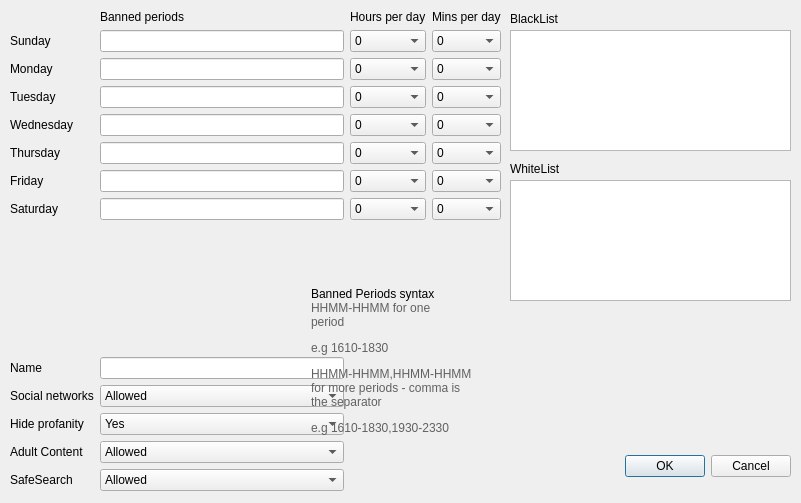
<?xml version="1.0" encoding="UTF-8"?>
<ui version="4.0">
 <class>Dialog</class>
 <widget class="QDialog" name="Dialog">
  <property name="geometry">
   <rect>
    <x>0</x>
    <y>0</y>
    <width>801</width>
    <height>503</height>
   </rect>
  </property>
  <property name="windowTitle">
   <string>Manage profile</string>
  </property>
  <property name="modal">
   <bool>true</bool>
  </property>
  <widget class="QDialogButtonBox" name="buttonBox">
   <property name="geometry">
    <rect>
     <x>620</x>
     <y>450</y>
     <width>171</width>
     <height>32</height>
    </rect>
   </property>
   <property name="orientation">
    <enum>Qt::Horizontal</enum>
   </property>
   <property name="standardButtons">
    <set>QDialogButtonBox::Cancel|QDialogButtonBox::Ok</set>
   </property>
  </widget>
  <widget class="QWidget" name="verticalLayoutWidget">
   <property name="geometry">
    <rect>
     <x>10</x>
     <y>10</y>
     <width>491</width>
     <height>481</height>
    </rect>
   </property>
   <layout class="QGridLayout" name="gridLayout">
    <item row="13" column="1">
     <widget class="QComboBox" name="HideProfanity">
      <property name="minimumSize">
       <size>
        <width>105</width>
        <height>0</height>
       </size>
      </property>
      <item>
       <property name="text">
        <string>Yes</string>
       </property>
      </item>
      <item>
       <property name="text">
        <string>No</string>
       </property>
      </item>
     </widget>
    </item>
    <item row="1" column="1">
     <widget class="QLabel" name="label_8">
      <property name="text">
       <string>Banned periods</string>
      </property>
     </widget>
    </item>
    <item row="6" column="3">
     <widget class="QComboBox" name="th_mins">
      <item>
       <property name="text">
        <string>0</string>
       </property>
      </item>
      <item>
       <property name="text">
        <string>10</string>
       </property>
      </item>
      <item>
       <property name="text">
        <string>20</string>
       </property>
      </item>
      <item>
       <property name="text">
        <string>30</string>
       </property>
      </item>
      <item>
       <property name="text">
        <string>40</string>
       </property>
      </item>
      <item>
       <property name="text">
        <string>50</string>
       </property>
      </item>
      <item>
       <property name="text">
        <string>60</string>
       </property>
      </item>
     </widget>
    </item>
    <item row="2" column="2">
     <widget class="QComboBox" name="su_hours">
      <item>
       <property name="text">
        <string>0</string>
       </property>
      </item>
      <item>
       <property name="text">
        <string>1</string>
       </property>
      </item>
      <item>
       <property name="text">
        <string>2</string>
       </property>
      </item>
      <item>
       <property name="text">
        <string>3</string>
       </property>
      </item>
      <item>
       <property name="text">
        <string>4</string>
       </property>
      </item>
      <item>
       <property name="text">
        <string>5</string>
       </property>
      </item>
      <item>
       <property name="text">
        <string>6</string>
       </property>
      </item>
      <item>
       <property name="text">
        <string>7</string>
       </property>
      </item>
      <item>
       <property name="text">
        <string>8</string>
       </property>
      </item>
      <item>
       <property name="text">
        <string>9</string>
       </property>
      </item>
      <item>
       <property name="text">
        <string>10</string>
       </property>
      </item>
      <item>
       <property name="text">
        <string>11</string>
       </property>
      </item>
      <item>
       <property name="text">
        <string>12</string>
       </property>
      </item>
      <item>
       <property name="text">
        <string>13</string>
       </property>
      </item>
      <item>
       <property name="text">
        <string>14</string>
       </property>
      </item>
      <item>
       <property name="text">
        <string>15</string>
       </property>
      </item>
      <item>
       <property name="text">
        <string>16</string>
       </property>
      </item>
      <item>
       <property name="text">
        <string>17</string>
       </property>
      </item>
      <item>
       <property name="text">
        <string>18</string>
       </property>
      </item>
      <item>
       <property name="text">
        <string>19</string>
       </property>
      </item>
      <item>
       <property name="text">
        <string>20</string>
       </property>
      </item>
      <item>
       <property name="text">
        <string>21</string>
       </property>
      </item>
      <item>
       <property name="text">
        <string>22</string>
       </property>
      </item>
      <item>
       <property name="text">
        <string>23</string>
       </property>
      </item>
     </widget>
    </item>
    <item row="8" column="2">
     <widget class="QComboBox" name="sa_hours">
      <item>
       <property name="text">
        <string>0</string>
       </property>
      </item>
      <item>
       <property name="text">
        <string>1</string>
       </property>
      </item>
      <item>
       <property name="text">
        <string>2</string>
       </property>
      </item>
      <item>
       <property name="text">
        <string>3</string>
       </property>
      </item>
      <item>
       <property name="text">
        <string>4</string>
       </property>
      </item>
      <item>
       <property name="text">
        <string>5</string>
       </property>
      </item>
      <item>
       <property name="text">
        <string>6</string>
       </property>
      </item>
      <item>
       <property name="text">
        <string>7</string>
       </property>
      </item>
      <item>
       <property name="text">
        <string>8</string>
       </property>
      </item>
      <item>
       <property name="text">
        <string>9</string>
       </property>
      </item>
      <item>
       <property name="text">
        <string>10</string>
       </property>
      </item>
      <item>
       <property name="text">
        <string>11</string>
       </property>
      </item>
      <item>
       <property name="text">
        <string>12</string>
       </property>
      </item>
      <item>
       <property name="text">
        <string>13</string>
       </property>
      </item>
      <item>
       <property name="text">
        <string>14</string>
       </property>
      </item>
      <item>
       <property name="text">
        <string>15</string>
       </property>
      </item>
      <item>
       <property name="text">
        <string>16</string>
       </property>
      </item>
      <item>
       <property name="text">
        <string>17</string>
       </property>
      </item>
      <item>
       <property name="text">
        <string>18</string>
       </property>
      </item>
      <item>
       <property name="text">
        <string>19</string>
       </property>
      </item>
      <item>
       <property name="text">
        <string>20</string>
       </property>
      </item>
      <item>
       <property name="text">
        <string>21</string>
       </property>
      </item>
      <item>
       <property name="text">
        <string>22</string>
       </property>
      </item>
      <item>
       <property name="text">
        <string>23</string>
       </property>
      </item>
     </widget>
    </item>
    <item row="8" column="0">
     <widget class="QLabel" name="label_7">
      <property name="text">
       <string>Saturday</string>
      </property>
     </widget>
    </item>
    <item row="2" column="3">
     <widget class="QComboBox" name="su_mins">
      <item>
       <property name="text">
        <string>0</string>
       </property>
      </item>
      <item>
       <property name="text">
        <string>10</string>
       </property>
      </item>
      <item>
       <property name="text">
        <string>20</string>
       </property>
      </item>
      <item>
       <property name="text">
        <string>30</string>
       </property>
      </item>
      <item>
       <property name="text">
        <string>40</string>
       </property>
      </item>
      <item>
       <property name="text">
        <string>50</string>
       </property>
      </item>
      <item>
       <property name="text">
        <string>60</string>
       </property>
      </item>
     </widget>
    </item>
    <item row="7" column="2">
     <widget class="QComboBox" name="fr_hours">
      <item>
       <property name="text">
        <string>0</string>
       </property>
      </item>
      <item>
       <property name="text">
        <string>1</string>
       </property>
      </item>
      <item>
       <property name="text">
        <string>2</string>
       </property>
      </item>
      <item>
       <property name="text">
        <string>3</string>
       </property>
      </item>
      <item>
       <property name="text">
        <string>4</string>
       </property>
      </item>
      <item>
       <property name="text">
        <string>5</string>
       </property>
      </item>
      <item>
       <property name="text">
        <string>6</string>
       </property>
      </item>
      <item>
       <property name="text">
        <string>7</string>
       </property>
      </item>
      <item>
       <property name="text">
        <string>8</string>
       </property>
      </item>
      <item>
       <property name="text">
        <string>9</string>
       </property>
      </item>
      <item>
       <property name="text">
        <string>10</string>
       </property>
      </item>
      <item>
       <property name="text">
        <string>11</string>
       </property>
      </item>
      <item>
       <property name="text">
        <string>12</string>
       </property>
      </item>
      <item>
       <property name="text">
        <string>13</string>
       </property>
      </item>
      <item>
       <property name="text">
        <string>14</string>
       </property>
      </item>
      <item>
       <property name="text">
        <string>15</string>
       </property>
      </item>
      <item>
       <property name="text">
        <string>16</string>
       </property>
      </item>
      <item>
       <property name="text">
        <string>17</string>
       </property>
      </item>
      <item>
       <property name="text">
        <string>18</string>
       </property>
      </item>
      <item>
       <property name="text">
        <string>19</string>
       </property>
      </item>
      <item>
       <property name="text">
        <string>20</string>
       </property>
      </item>
      <item>
       <property name="text">
        <string>21</string>
       </property>
      </item>
      <item>
       <property name="text">
        <string>22</string>
       </property>
      </item>
      <item>
       <property name="text">
        <string>23</string>
       </property>
      </item>
     </widget>
    </item>
    <item row="3" column="0">
     <widget class="QLabel" name="label_2">
      <property name="text">
       <string>Monday</string>
      </property>
     </widget>
    </item>
    <item row="3" column="1">
     <widget class="QLineEdit" name="mo_banned"/>
    </item>
    <item row="10" column="1">
     <spacer name="horizontalSpacer">
      <property name="orientation">
       <enum>Qt::Horizontal</enum>
      </property>
      <property name="sizeHint" stdset="0">
       <size>
        <width>40</width>
        <height>20</height>
       </size>
      </property>
     </spacer>
    </item>
    <item row="11" column="1">
     <widget class="QLineEdit" name="name"/>
    </item>
    <item row="2" column="1">
     <widget class="QLineEdit" name="su_banned"/>
    </item>
    <item row="6" column="1">
     <widget class="QLineEdit" name="th_banned"/>
    </item>
    <item row="4" column="1">
     <widget class="QLineEdit" name="tu_banned"/>
    </item>
    <item row="5" column="2">
     <widget class="QComboBox" name="we_hours">
      <item>
       <property name="text">
        <string>0</string>
       </property>
      </item>
      <item>
       <property name="text">
        <string>1</string>
       </property>
      </item>
      <item>
       <property name="text">
        <string>2</string>
       </property>
      </item>
      <item>
       <property name="text">
        <string>3</string>
       </property>
      </item>
      <item>
       <property name="text">
        <string>4</string>
       </property>
      </item>
      <item>
       <property name="text">
        <string>5</string>
       </property>
      </item>
      <item>
       <property name="text">
        <string>6</string>
       </property>
      </item>
      <item>
       <property name="text">
        <string>7</string>
       </property>
      </item>
      <item>
       <property name="text">
        <string>8</string>
       </property>
      </item>
      <item>
       <property name="text">
        <string>9</string>
       </property>
      </item>
      <item>
       <property name="text">
        <string>10</string>
       </property>
      </item>
      <item>
       <property name="text">
        <string>11</string>
       </property>
      </item>
      <item>
       <property name="text">
        <string>12</string>
       </property>
      </item>
      <item>
       <property name="text">
        <string>13</string>
       </property>
      </item>
      <item>
       <property name="text">
        <string>14</string>
       </property>
      </item>
      <item>
       <property name="text">
        <string>15</string>
       </property>
      </item>
      <item>
       <property name="text">
        <string>16</string>
       </property>
      </item>
      <item>
       <property name="text">
        <string>17</string>
       </property>
      </item>
      <item>
       <property name="text">
        <string>18</string>
       </property>
      </item>
      <item>
       <property name="text">
        <string>19</string>
       </property>
      </item>
      <item>
       <property name="text">
        <string>20</string>
       </property>
      </item>
      <item>
       <property name="text">
        <string>21</string>
       </property>
      </item>
      <item>
       <property name="text">
        <string>22</string>
       </property>
      </item>
      <item>
       <property name="text">
        <string>23</string>
       </property>
      </item>
     </widget>
    </item>
    <item row="11" column="0">
     <widget class="QLabel" name="label_14">
      <property name="text">
       <string>Name</string>
      </property>
     </widget>
    </item>
    <item row="1" column="3">
     <widget class="QLabel" name="label_10">
      <property name="text">
       <string>Mins per day</string>
      </property>
     </widget>
    </item>
    <item row="5" column="1">
     <widget class="QLineEdit" name="we_banned"/>
    </item>
    <item row="4" column="0">
     <widget class="QLabel" name="label_3">
      <property name="text">
       <string>Tuesday</string>
      </property>
     </widget>
    </item>
    <item row="7" column="0">
     <widget class="QLabel" name="label_6">
      <property name="text">
       <string>Friday</string>
      </property>
     </widget>
    </item>
    <item row="6" column="2">
     <widget class="QComboBox" name="th_hours">
      <item>
       <property name="text">
        <string>0</string>
       </property>
      </item>
      <item>
       <property name="text">
        <string>1</string>
       </property>
      </item>
      <item>
       <property name="text">
        <string>2</string>
       </property>
      </item>
      <item>
       <property name="text">
        <string>3</string>
       </property>
      </item>
      <item>
       <property name="text">
        <string>4</string>
       </property>
      </item>
      <item>
       <property name="text">
        <string>5</string>
       </property>
      </item>
      <item>
       <property name="text">
        <string>6</string>
       </property>
      </item>
      <item>
       <property name="text">
        <string>7</string>
       </property>
      </item>
      <item>
       <property name="text">
        <string>8</string>
       </property>
      </item>
      <item>
       <property name="text">
        <string>9</string>
       </property>
      </item>
      <item>
       <property name="text">
        <string>10</string>
       </property>
      </item>
      <item>
       <property name="text">
        <string>11</string>
       </property>
      </item>
      <item>
       <property name="text">
        <string>12</string>
       </property>
      </item>
      <item>
       <property name="text">
        <string>13</string>
       </property>
      </item>
      <item>
       <property name="text">
        <string>14</string>
       </property>
      </item>
      <item>
       <property name="text">
        <string>15</string>
       </property>
      </item>
      <item>
       <property name="text">
        <string>16</string>
       </property>
      </item>
      <item>
       <property name="text">
        <string>17</string>
       </property>
      </item>
      <item>
       <property name="text">
        <string>18</string>
       </property>
      </item>
      <item>
       <property name="text">
        <string>19</string>
       </property>
      </item>
      <item>
       <property name="text">
        <string>20</string>
       </property>
      </item>
      <item>
       <property name="text">
        <string>21</string>
       </property>
      </item>
      <item>
       <property name="text">
        <string>22</string>
       </property>
      </item>
      <item>
       <property name="text">
        <string>23</string>
       </property>
      </item>
     </widget>
    </item>
    <item row="4" column="3">
     <widget class="QComboBox" name="tu_mins">
      <item>
       <property name="text">
        <string>0</string>
       </property>
      </item>
      <item>
       <property name="text">
        <string>10</string>
       </property>
      </item>
      <item>
       <property name="text">
        <string>20</string>
       </property>
      </item>
      <item>
       <property name="text">
        <string>30</string>
       </property>
      </item>
      <item>
       <property name="text">
        <string>40</string>
       </property>
      </item>
      <item>
       <property name="text">
        <string>50</string>
       </property>
      </item>
      <item>
       <property name="text">
        <string>60</string>
       </property>
      </item>
     </widget>
    </item>
    <item row="9" column="1">
     <spacer name="verticalSpacer">
      <property name="orientation">
       <enum>Qt::Vertical</enum>
      </property>
      <property name="sizeHint" stdset="0">
       <size>
        <width>20</width>
        <height>40</height>
       </size>
      </property>
     </spacer>
    </item>
    <item row="1" column="2">
     <widget class="QLabel" name="label_9">
      <property name="text">
       <string>Hours per day</string>
      </property>
     </widget>
    </item>
    <item row="6" column="0">
     <widget class="QLabel" name="label_5">
      <property name="text">
       <string>Thursday</string>
      </property>
     </widget>
    </item>
    <item row="7" column="1">
     <widget class="QLineEdit" name="fr_banned"/>
    </item>
    <item row="4" column="2">
     <widget class="QComboBox" name="tu_hours">
      <item>
       <property name="text">
        <string>0</string>
       </property>
      </item>
      <item>
       <property name="text">
        <string>1</string>
       </property>
      </item>
      <item>
       <property name="text">
        <string>2</string>
       </property>
      </item>
      <item>
       <property name="text">
        <string>3</string>
       </property>
      </item>
      <item>
       <property name="text">
        <string>4</string>
       </property>
      </item>
      <item>
       <property name="text">
        <string>5</string>
       </property>
      </item>
      <item>
       <property name="text">
        <string>6</string>
       </property>
      </item>
      <item>
       <property name="text">
        <string>7</string>
       </property>
      </item>
      <item>
       <property name="text">
        <string>8</string>
       </property>
      </item>
      <item>
       <property name="text">
        <string>9</string>
       </property>
      </item>
      <item>
       <property name="text">
        <string>10</string>
       </property>
      </item>
      <item>
       <property name="text">
        <string>11</string>
       </property>
      </item>
      <item>
       <property name="text">
        <string>12</string>
       </property>
      </item>
      <item>
       <property name="text">
        <string>13</string>
       </property>
      </item>
      <item>
       <property name="text">
        <string>14</string>
       </property>
      </item>
      <item>
       <property name="text">
        <string>15</string>
       </property>
      </item>
      <item>
       <property name="text">
        <string>16</string>
       </property>
      </item>
      <item>
       <property name="text">
        <string>17</string>
       </property>
      </item>
      <item>
       <property name="text">
        <string>18</string>
       </property>
      </item>
      <item>
       <property name="text">
        <string>19</string>
       </property>
      </item>
      <item>
       <property name="text">
        <string>20</string>
       </property>
      </item>
      <item>
       <property name="text">
        <string>21</string>
       </property>
      </item>
      <item>
       <property name="text">
        <string>22</string>
       </property>
      </item>
      <item>
       <property name="text">
        <string>23</string>
       </property>
      </item>
     </widget>
    </item>
    <item row="3" column="3">
     <widget class="QComboBox" name="mo_mins">
      <item>
       <property name="text">
        <string>0</string>
       </property>
      </item>
      <item>
       <property name="text">
        <string>10</string>
       </property>
      </item>
      <item>
       <property name="text">
        <string>20</string>
       </property>
      </item>
      <item>
       <property name="text">
        <string>30</string>
       </property>
      </item>
      <item>
       <property name="text">
        <string>40</string>
       </property>
      </item>
      <item>
       <property name="text">
        <string>50</string>
       </property>
      </item>
      <item>
       <property name="text">
        <string>60</string>
       </property>
      </item>
     </widget>
    </item>
    <item row="2" column="0">
     <widget class="QLabel" name="label">
      <property name="text">
       <string>Sunday</string>
      </property>
     </widget>
    </item>
    <item row="3" column="2">
     <widget class="QComboBox" name="mo_hours">
      <item>
       <property name="text">
        <string>0</string>
       </property>
      </item>
      <item>
       <property name="text">
        <string>1</string>
       </property>
      </item>
      <item>
       <property name="text">
        <string>2</string>
       </property>
      </item>
      <item>
       <property name="text">
        <string>3</string>
       </property>
      </item>
      <item>
       <property name="text">
        <string>4</string>
       </property>
      </item>
      <item>
       <property name="text">
        <string>5</string>
       </property>
      </item>
      <item>
       <property name="text">
        <string>6</string>
       </property>
      </item>
      <item>
       <property name="text">
        <string>7</string>
       </property>
      </item>
      <item>
       <property name="text">
        <string>8</string>
       </property>
      </item>
      <item>
       <property name="text">
        <string>9</string>
       </property>
      </item>
      <item>
       <property name="text">
        <string>10</string>
       </property>
      </item>
      <item>
       <property name="text">
        <string>11</string>
       </property>
      </item>
      <item>
       <property name="text">
        <string>12</string>
       </property>
      </item>
      <item>
       <property name="text">
        <string>13</string>
       </property>
      </item>
      <item>
       <property name="text">
        <string>14</string>
       </property>
      </item>
      <item>
       <property name="text">
        <string>15</string>
       </property>
      </item>
      <item>
       <property name="text">
        <string>16</string>
       </property>
      </item>
      <item>
       <property name="text">
        <string>17</string>
       </property>
      </item>
      <item>
       <property name="text">
        <string>18</string>
       </property>
      </item>
      <item>
       <property name="text">
        <string>19</string>
       </property>
      </item>
      <item>
       <property name="text">
        <string>20</string>
       </property>
      </item>
      <item>
       <property name="text">
        <string>21</string>
       </property>
      </item>
      <item>
       <property name="text">
        <string>22</string>
       </property>
      </item>
      <item>
       <property name="text">
        <string>23</string>
       </property>
      </item>
     </widget>
    </item>
    <item row="8" column="1">
     <widget class="QLineEdit" name="sa_banned"/>
    </item>
    <item row="8" column="3">
     <widget class="QComboBox" name="sa_mins">
      <item>
       <property name="text">
        <string>0</string>
       </property>
      </item>
      <item>
       <property name="text">
        <string>10</string>
       </property>
      </item>
      <item>
       <property name="text">
        <string>20</string>
       </property>
      </item>
      <item>
       <property name="text">
        <string>30</string>
       </property>
      </item>
      <item>
       <property name="text">
        <string>40</string>
       </property>
      </item>
      <item>
       <property name="text">
        <string>50</string>
       </property>
      </item>
      <item>
       <property name="text">
        <string>60</string>
       </property>
      </item>
     </widget>
    </item>
    <item row="5" column="3">
     <widget class="QComboBox" name="we_mins">
      <item>
       <property name="text">
        <string>0</string>
       </property>
      </item>
      <item>
       <property name="text">
        <string>10</string>
       </property>
      </item>
      <item>
       <property name="text">
        <string>20</string>
       </property>
      </item>
      <item>
       <property name="text">
        <string>30</string>
       </property>
      </item>
      <item>
       <property name="text">
        <string>40</string>
       </property>
      </item>
      <item>
       <property name="text">
        <string>50</string>
       </property>
      </item>
      <item>
       <property name="text">
        <string>60</string>
       </property>
      </item>
     </widget>
    </item>
    <item row="14" column="0">
     <widget class="QLabel" name="label_13">
      <property name="text">
       <string>Adult Content</string>
      </property>
     </widget>
    </item>
    <item row="5" column="0">
     <widget class="QLabel" name="label_4">
      <property name="text">
       <string>Wednesday</string>
      </property>
     </widget>
    </item>
    <item row="7" column="3">
     <widget class="QComboBox" name="fr_mins">
      <item>
       <property name="text">
        <string>0</string>
       </property>
      </item>
      <item>
       <property name="text">
        <string>10</string>
       </property>
      </item>
      <item>
       <property name="text">
        <string>20</string>
       </property>
      </item>
      <item>
       <property name="text">
        <string>30</string>
       </property>
      </item>
      <item>
       <property name="text">
        <string>40</string>
       </property>
      </item>
      <item>
       <property name="text">
        <string>50</string>
       </property>
      </item>
      <item>
       <property name="text">
        <string>60</string>
       </property>
      </item>
     </widget>
    </item>
    <item row="12" column="1">
     <widget class="QComboBox" name="SocialNetworks">
      <property name="minimumSize">
       <size>
        <width>105</width>
        <height>0</height>
       </size>
      </property>
      <item>
       <property name="text">
        <string>Allowed</string>
       </property>
      </item>
      <item>
       <property name="text">
        <string>Disallowed</string>
       </property>
      </item>
     </widget>
    </item>
    <item row="13" column="0">
     <widget class="QLabel" name="label_17">
      <property name="text">
       <string>Hide profanity</string>
      </property>
     </widget>
    </item>
    <item row="12" column="0">
     <widget class="QLabel" name="label_16">
      <property name="text">
       <string>Social networks</string>
      </property>
     </widget>
    </item>
    <item row="14" column="1">
     <widget class="QComboBox" name="AdultContent">
      <property name="minimumSize">
       <size>
        <width>105</width>
        <height>0</height>
       </size>
      </property>
      <item>
       <property name="text">
        <string>Allowed</string>
       </property>
      </item>
      <item>
       <property name="text">
        <string>Disallowed</string>
       </property>
      </item>
     </widget>
    </item>
    <item row="15" column="0">
     <widget class="QLabel" name="label_11">
      <property name="text">
       <string>SafeSearch</string>
      </property>
     </widget>
    </item>
    <item row="15" column="1">
     <widget class="QComboBox" name="SafeSearch">
      <property name="minimumSize">
       <size>
        <width>105</width>
        <height>0</height>
       </size>
      </property>
      <item>
       <property name="text">
        <string>Allowed</string>
       </property>
      </item>
      <item>
       <property name="text">
        <string>Disallowed</string>
       </property>
      </item>
     </widget>
    </item>
   </layout>
  </widget>
  <widget class="QLabel" name="label_15">
   <property name="geometry">
    <rect>
     <x>311</x>
     <y>271</y>
     <width>211</width>
     <height>181</height>
    </rect>
   </property>
   <property name="text">
    <string>&lt;html&gt;&lt;head/&gt;&lt;body&gt;&lt;p&gt;&lt;span style=&quot; color:#000000;&quot;&gt;Banned Periods syntax&lt;br/&gt;&lt;/span&gt;&lt;span style=&quot; color:#616161;&quot;&gt;HHMM-HHMM for one&lt;br/&gt;period&lt;/span&gt;&lt;/p&gt;&lt;p&gt;&lt;span style=&quot; color:#616161;&quot;&gt;e.g 1610-1830&lt;/span&gt;&lt;/p&gt;&lt;p&gt;&lt;span style=&quot; color:#616161;&quot;&gt;HHMM-HHMM,HHMM-HHMM&lt;br/&gt;for more periods - comma is&lt;br/&gt;the separator&lt;/span&gt;&lt;/p&gt;&lt;p&gt;&lt;span style=&quot; color:#616161;&quot;&gt;e.g 1610-1830,1930-2330&lt;/span&gt;&lt;/p&gt;&lt;/body&gt;&lt;/html&gt;</string>
   </property>
  </widget>
  <widget class="QTextEdit" name="BlackList">
   <property name="geometry">
    <rect>
     <x>510</x>
     <y>30</y>
     <width>281</width>
     <height>121</height>
    </rect>
   </property>
  </widget>
  <widget class="QTextEdit" name="WhiteList">
   <property name="geometry">
    <rect>
     <x>510</x>
     <y>180</y>
     <width>281</width>
     <height>121</height>
    </rect>
   </property>
  </widget>
  <widget class="QLabel" name="label_18">
   <property name="geometry">
    <rect>
     <x>510</x>
     <y>10</y>
     <width>66</width>
     <height>17</height>
    </rect>
   </property>
   <property name="text">
    <string>BlackList</string>
   </property>
  </widget>
  <widget class="QLabel" name="label_19">
   <property name="geometry">
    <rect>
     <x>510</x>
     <y>160</y>
     <width>66</width>
     <height>17</height>
    </rect>
   </property>
   <property name="text">
    <string>WhiteList</string>
   </property>
  </widget>
 </widget>
 <resources/>
 <connections>
  <connection>
   <sender>buttonBox</sender>
   <signal>accepted()</signal>
   <receiver>Dialog</receiver>
   <slot>accept()</slot>
   <hints>
    <hint type="sourcelabel">
     <x>248</x>
     <y>254</y>
    </hint>
    <hint type="destinationlabel">
     <x>157</x>
     <y>274</y>
    </hint>
   </hints>
  </connection>
  <connection>
   <sender>buttonBox</sender>
   <signal>rejected()</signal>
   <receiver>Dialog</receiver>
   <slot>reject()</slot>
   <hints>
    <hint type="sourcelabel">
     <x>316</x>
     <y>260</y>
    </hint>
    <hint type="destinationlabel">
     <x>286</x>
     <y>274</y>
    </hint>
   </hints>
  </connection>
 </connections>
</ui>
